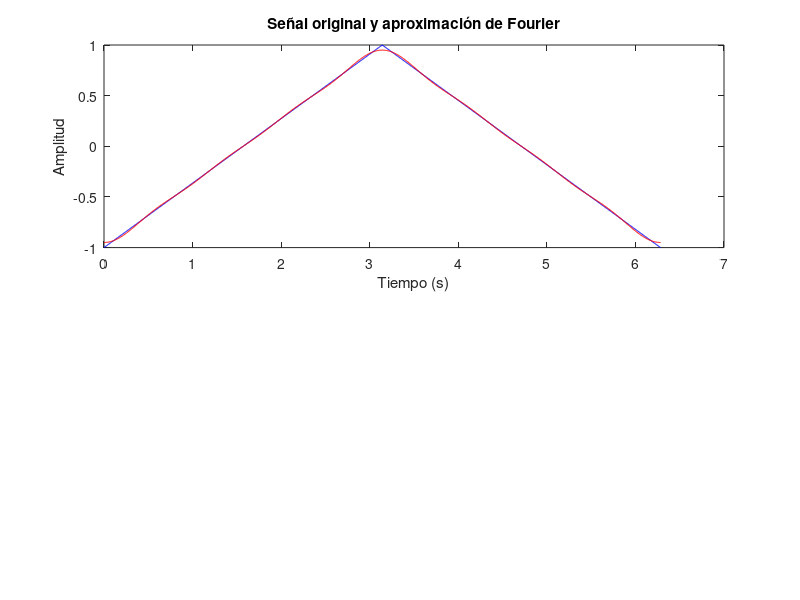
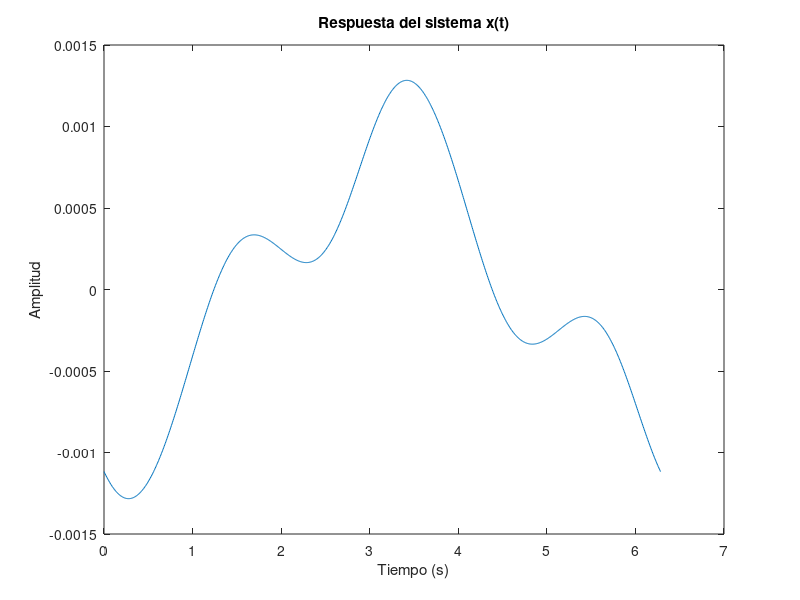

Source code (MATLAB) for these figures, in order:
function Tp54
    clc, clear
    k = 1000;
    m = 100;
    zitta = 0.1;
    Tp = 2*pi;
    wn = sqrt(k/m);
    w = 2*pi/Tp;
    beta = w/wn;
    n = 7;
    N = 1000;
    dt=(Tp-0)/(N-1); %Paso del tiempo
    t = 0:dt:Tp;
    tg=0:dt:Tp;   %Tiempo Grafico
    A=zeros(length(t),n);
    B=zeros(length(t),n);
    an=zeros(n,1);
    bn=zeros(n,1);
    a0=2/Tp*trapz(dt,P(t));


    % Calcula los coeficientes de la serie de Fourier
    for j=1:n
        A(:,j)= P(t).*cos(w*j*t);
        B(:,j)= P(t).*sin(w*j*t);
        an(j)=2/Tp*trapz(dt,A(:,j));
        bn(j)=2/Tp*trapz(dt,B(:,j));
    end

    % Suma los términos de la serie de Fourier
fourier=zeros(length(tg),n+1);
sumfourier = 0;
for(i=1:length(tg))
    fourier(i,1)=a0/2;
    for j=1:(n)
    tgtitam = (2*zitta*j*w/wn)/ (1-(j*w/wn)^2);
    titam = atan(tgtitam);
    fourier(i,j+1)=bn(j)*sin(tg(i)*w*j - titam)+an(j)*cos(tg(i)*w*j - titam);
    end
end
% Suma los términos de la serie de Fourier
suma_fourier = a0/2*ones(size(tg));
for j = 1:n
    suma_fourier = suma_fourier + bn(j)*sin(w*j*tg) + an(j)*cos(w*j*tg);
end

x=zeros(length(tg),1);
for i=1:length(tg)
    x(i)=fourier(i,1)/k;
    for j=1:(n)
    x(i)=x(i)+fourier(i,j+1)*(1/sqrt((1-(j*w/wn)^2)^2+(2*zitta*j*w/wn)^2))*1/k;
    end
end

    % Graficar la señal original y la aproximación de Fourier
    subplot(2,1,1)
    figure (1)
    plot(tg,P(t),'b');
    hold on; % Indica que se van a graficar varias señales en la misma figura
    plot(tg,suma_fourier,'r');
    title('Señal original y aproximación de Fourier');
    xlabel('Tiempo (s)');
    ylabel('Amplitud');


    figure (2)
    % Graficar la respuesta del sistema x(t)
    plot(t,x);
    title('Respuesta del sistema x(t)');
    xlabel('Tiempo (s)');
    ylabel('Amplitud');
end

function y = P(t)
    Tp = 2*pi;
    y = (4/Tp)*(t-Tp/4).*(t<=Tp/2) + (4/Tp)*(3*Tp/4-t).*(t>Tp/2);
    if 0
  % Aquí colocas el bloque de código que deseas comentar
      Para el primer tramo, desde t=0 hasta t=Tp/2, se puede usar la ecuación de una recta con pendiente m1 que pasa por el punto (0,0) de la forma:
     y = m1 * t
      Para encontrar la pendiente m1, se puede notar que la señal triangular aumenta desde y=0 hasta y=pi en el primer tramo. Esto corresponde a una pendiente positiva de pi/(Tp/2) = 2*pi/Tp. Por lo tanto, la ecuación de la recta para este tramo sería:
    y = (2*pi/Tp) * t

    Para el segundo tramo, desde t=Tp/2 hasta t=Tp, se puede usar la ecuación de una recta con pendiente m2 que pasa por el punto (Tp/2, pi) de la forma:
    y = m2 * (t - Tp/2) + pi
    Para encontrar la pendiente m2, se puede notar que la señal triangular disminuye desde y=pi hasta y=0 en el segundo tramo. Esto corresponde a una pendiente negativa de pi/(Tp/2) = -2*pi/Tp. Por lo tanto, la ecuación de la recta para este tramo sería:
    y = (-2*pi/Tp) * (t - Tp/2) + pi
    Juntando estas dos ecuaciones de rectas, se obtiene la expresión final para la señal triangular con las mismas pendientes que la original:
  end
end














